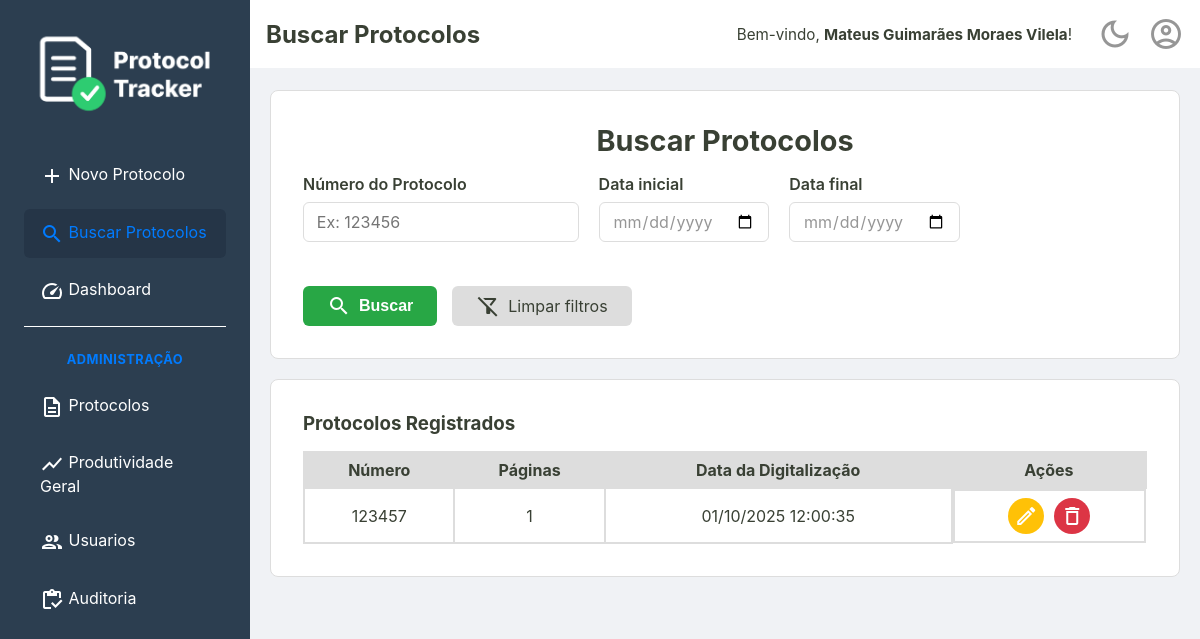
The app's page /busca (signed in), older data.
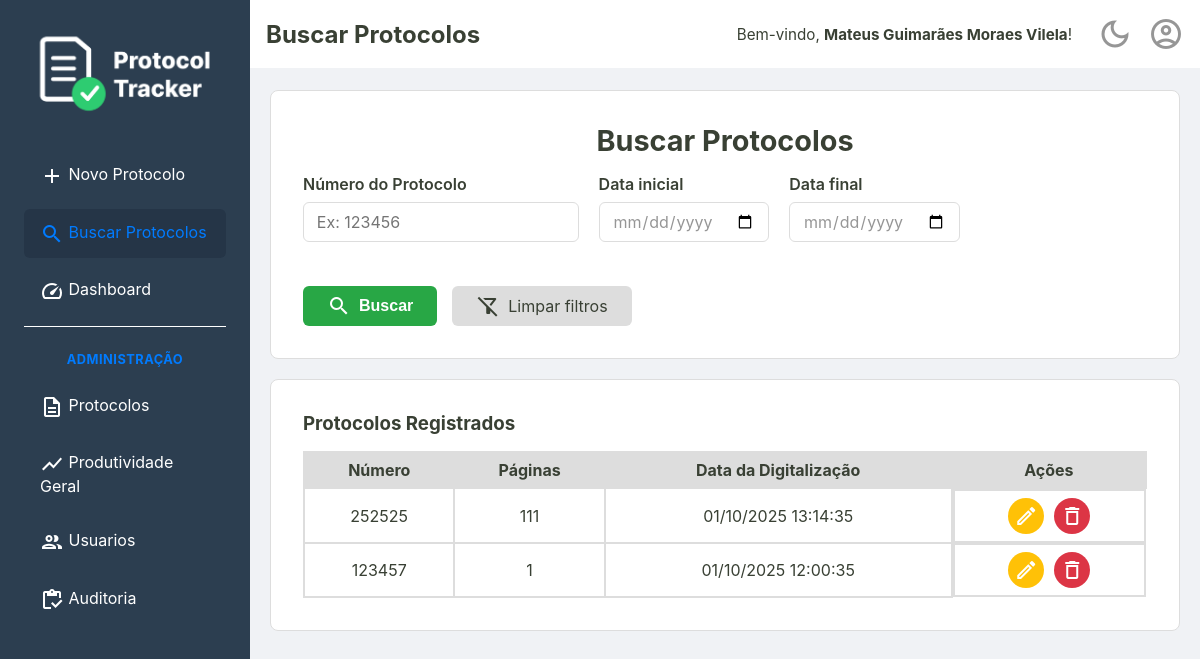
The same page, newer data.
### tables this page shows
CREATE TABLE protocolos (
    id TEXT PRIMARY KEY,
    id_usuario INTEGER NOT NULL,
    numero TEXT NOT NULL UNIQUE,
    quantidade_paginas INTEGER NOT NULL,
    observacoes TEXT,
    criado_em TEXT NOT NULL,
    alterado_em TEXT,
    deletado_em TEXT,
    FOREIGN KEY (id_usuario) REFERENCES usuarios (id)
  );

### src/Controller/WebController.php (called while the page is built, shortened)
<?php
class WebController
{
    private ?Usuario $usuarioLogado = null;
    private bool $isAdmin = false;
    public function __construct(
        private ProtocoloRepositorySqlInterface $repositorio,
        private DashboardService $dashboardService,
        private ProtocoloService $protocoloService,
        private UsuarioRepositoryInterface $usuarioRepository
    ) {
        $id_usuario = $_SESSION['usuario_logado_id'] ?? null;
        if ($id_usuario) {
            $this->usuarioLogado = $this->usuarioRepository->buscaPorId($id_usuario);
        }
        if ($this->usuarioLogado && $this->usuarioLogado->permissao() === 'administrador') {
            $this->isAdmin = true;
        }
    }
    public function buscaProtocolo()
    {
        try {
            $numero = $_GET['numero'] ?? null;
            $dataInicio = !empty($_GET['data_inicio']) ? new DateTimeImmutable($_GET['data_inicio'] . ' 00:00:00') : null;
            $dataFim = !empty($_GET['data_fim']) ? new DateTimeImmutable($_GET['data_fim'] . ' 23:59:59') : null;
            $id_usuario = $this->usuarioLogado?->id();
            if ($this->isAdmin) {
                $id_usuario = null;
            }
            $listaDeProtocolos = $this->repositorio->search($id_usuario, $numero, $dataInicio, $dataFim);
            require __DIR__ . '/../../templates/busca.php';
        } catch (Exception $e) {
            $erro = $e->getMessage();
            $tituloDaPagina = "Buscar Protocolos";
            $usuarioLogado = $this->usuarioLogado;
            $isAdmin = $this->isAdmin;
            require __DIR__ . '/../../templates/busca.php';
        }
    }
}

### src/Repository/ProtocoloRepositorySql.php (called while the page is built, shortened)
<?php
final class ProtocoloRepositorySql implements ProtocoloRepositorySqlInterface
{
    private PDO $connection;
    public function __construct(PDO $connection)
    {
        $this->connection = $connection;
    }
    public function search(?int $id_usuario = null, ?string $numero = null, ?DateTimeImmutable $dataInicio = null, ?DateTimeImmutable $dataFim = null): array
    {
        $sqlConditions = [];
        $parametros = [];
        $sqlConditions[] = 'deletado_em IS NULL';
        $sqlQuery = 'SELECT * FROM protocolos WHERE ' . implode(' AND ', $sqlConditions) . ' ORDER BY criado_em DESC;';
        $stmt = $this->connection->prepare($sqlQuery);
        $stmt->execute($parametros);
        return $this->hidrataListaDeProtocolos($stmt);
    }
    private function hidrataListaDeProtocolos(PDOStatement $stmt): array
    {
        $listaDeProtocolos = [];
        while($protocoloDados = $stmt->fetch()){
            $listaDeProtocolos[] = Protocolo::fromArray($protocoloDados);
        }
        return $listaDeProtocolos;
    }
}

### src/Model/Protocolo.php (called while the page is built, shortened)
<?php
class Protocolo {
    public function id(): string {
        return $this->id;
    }
    public function numero(): string {
        return $this->numero;
    }
    public function paginas(): int {
        return $this->quantidade_paginas;
    }
    public function data(): DateTimeImmutable {
        return $this->criado_em;
    }
    public static function fromArray(array $dados): self
    {
        try {
            $criado_em = new DateTimeImmutable($dados['criado_em']);
            $alterado_em = isset($dados['alterado_em']) ? new DateTimeImmutable($dados['alterado_em']) : null;
            $deletado_em = isset($dados['deletado_em']) ? new DateTimeImmutable($dados['deletado_em']) : null;
        } catch (Exception $e) {
            throw new Exception("Falha ao criar data");
        }
        return new self(
            $dados['id'],
            $dados['id_usuario'],
            $dados['numero'],
            $dados['quantidade_paginas'],
            $criado_em,
            $dados['observacoes'] ?? null,
            $alterado_em,
            $deletado_em
        );
    }
}

### templates/_partials/_listaProtocolos.php (the view, shortened to what the changed rows need)
<section class="listagem-container">
    <table id="tabela-protocolos" class="protocolos-table">
        <thead>
            <tr>
                <th>Número</th>
                <th>Páginas</th>
                <th>Data da Digitalização</th>
                <th class="acoes-header">Ações</th>
            </tr>
        </thead>
        <tbody>
            <?php foreach ($listaDeProtocolos as $protocolo): ?>
                <tr>
                    <td><?= htmlspecialchars($protocolo->numero()) ?></td>
                    <td><?= htmlspecialchars($protocolo->paginas()) ?></td>
                    <td><?= $protocolo->data()->format('d/m/Y H:i:s') ?></td>
                    <td class="acoes-cell">
                        <a href="/editar?id=<?= htmlspecialchars($protocolo->id()) ?>" class="btn-acao btn-editar" title="Editar">
                            <span class="material-icons-outlined">edit</span>
                        </a>
                        <form action="/excluir" method="post" onsubmit="return confirm('Tem certeza que deseja excluir este protocolo?');">
                            <button type="submit" class="btn-acao btn-excluir" title="Excluir">
                                <span class="material-icons-outlined">delete</span>
                            </button>
                        </form>
                    </td>
                </tr>
            <?php endforeach; ?>
        </tbody>
    </table>
</section>

Row changes from the older to the newer data that the page shows:
added protocolos: numero "252525", quantidade_paginas "111", format "01/10/2025 13:14:35"
